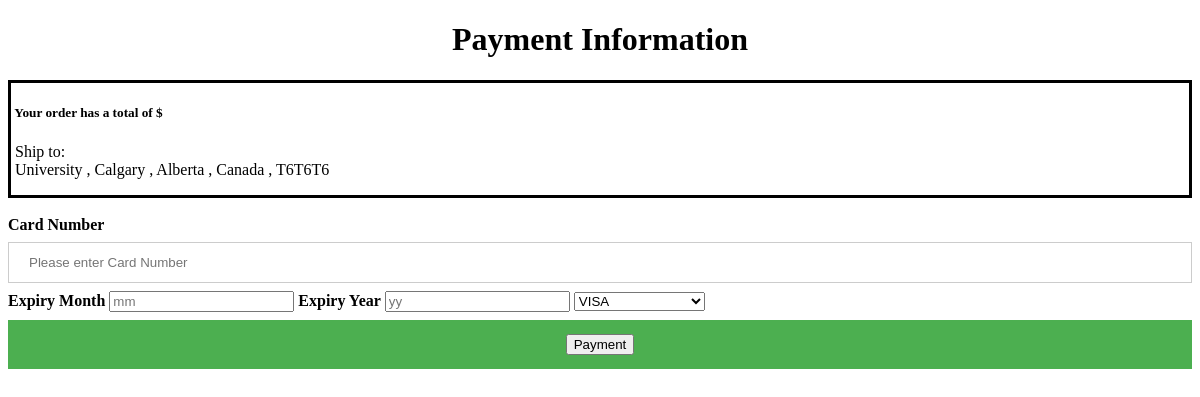
Page /paymentPage.php (signed in) on the committed database.
### tables this page shows
CREATE TABLE `customers` (
  `username` varchar(30) NOT NULL,
  `first_name` varchar(15) NOT NULL,
  `middle_name` varchar(15) NOT NULL,
  `last_name` varchar(20) NOT NULL,
  `street_name` varchar(30) NOT NULL,
  `city` text NOT NULL,
  `province` text NOT NULL,
  `country` text NOT NULL,
  `postal_code` varchar(15) NOT NULL,
  `password` varchar(35) NOT NULL,
  `shopping_cart_items` int(3) NOT NULL
);

### paymentPage.php (the view, shortened to what this page needs)
<!DOCTYPE html>
<html>
<head>
<link rel="stylesheet" href="login.css">
</head>
<body>
  <h1>Payment Information</h1>
  <?php
	$servername = "localhost";
	$username = "project";
	$password = "databases";
	$dbname = "finalProject";
	$uname=$_SESSION['username'];
	$conn = new mysqli($servername, $username, $password, $dbname);
	$sql = "SELECT * FROM customers WHERE username='$uname'";
	$result = mysqli_query($conn, $sql);
	$temp = mysqli_fetch_assoc($result);
	$RunningTotal = $_SESSION['RunningTotal'];
	echo "<div style=\"border-style: solid\"><h5>&nbsp;Your order has a total of \$$RunningTotal</h5>
	<p>&nbsp;Ship to: <br>&nbsp;$temp[street_name] , $temp[city] , $temp[province] , $temp[country] , $temp[postal_code]</p>
	</div><br>";
  ?>
  <form action="processPayment.php" method="POST">
      <label for="cardNumber"><b>Card Number</b></label>
      <input type="text" placeholder="Please enter Card Number" name="cardNumber" maxlength="16" required>
      <label for="expiry_month"><b>Expiry Month</b></label>
      <input type="number"  placeholder="mm" name="expiry_month" maxlength="2" required>
      <label for="expiry_year"><b>Expiry Year</b></label>
      <input type="number" placeholder="yy" name="expiry_year" maxlength="2" required>
    <select name="cardType">
  		<option value="VISA">VISA</option>
	</select>
    <button type="submit"><input type="submit" name="commit" value="Payment"></button>
  </form>
</body>
</html>

### login.css (style rules this page uses)
h1 { text-align: center; }
input[type=text], input[type=password] { width: 100%; padding: 12px 20px; margin: 8px 0; display: inline-block; border: 1px solid #ccc; box-sizing: border-box; }
button { background-color: #4CAF50; color: white; padding: 14px 20px; margin: 8px 0; border: none; cursor: pointer; width: 100%; }

### rows in the picture
customers: street_name "University", city "Calgary", province "Alberta", country "Canada", postal_code "T6T6T6"
